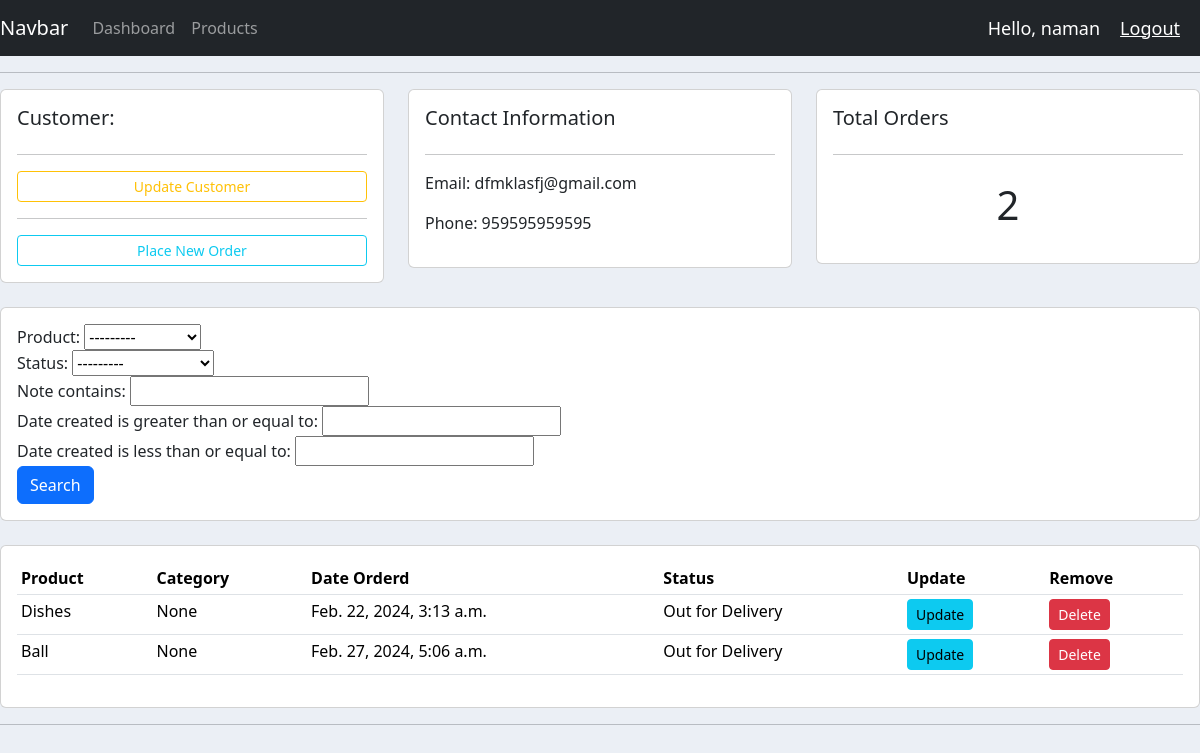
Page /customer/1 (signed in) on the committed database.
### accounts/models.py (models this page shows, shortened)
class Customer(models.Model):
  user = models.OneToOneField(User, blank=True, null=True, on_delete=models.CASCADE)
  name = models.CharField(max_length=200, null=True)
  phone = models.CharField(max_length=200, null=True)
  email = models.CharField(max_length=200, null=True)
  profile_pic = models.ImageField(default="profile-1.webp", null=True, blank=True)
  date_created = models.DateTimeField(auto_now_add=True, null=True)

class Order(models.Model):
  STATUS = (('pending', 'pending'),
            ('Out for Delivery', 'Out for Delivery'),
            ('Delivered', 'Delivered'))
  customer = models.ForeignKey(Customer, null=True, on_delete=models.SET_NULL)
  product = models.ForeignKey(Product, null=True, on_delete=models.SET_NULL)
  date_created = models.DateTimeField(auto_now_add=True, null=True)
  status = models.CharField(max_length=200, null=True, choices=STATUS)
  note = models.CharField(max_length=1000, null=True)

class Product(models.Model):
  CATEGORY = (('indoor', 'indoor'),
              ('outdoor', 'outdoor'))
  name = models.CharField(max_length = 200, null = True)
  price = models.FloatField(null = True)
  category = models.CharField(max_length = 200, null = True, choices=CATEGORY)
  description = models.CharField(max_length=200, null = True, blank=True)
  date_created = models.DateTimeField(auto_now_add=True, null=True)
  tags = models.ManyToManyField(Tag)
  def __str__(self):
    return self.name

### accounts/decorators.py (the view)
    def wrapper_func(request, *args, **kwargs):
      group = None
      if request.user.groups.exists():
        group = request.user.groups.all()[0].name
      if group in allowed_roles:
        return view_func(request, *args, **kwargs)
      else:
        return HttpResponse('You are not authorized to view this page')

### accounts/views.py (called while the page is built)
@login_required(login_url="login")
@admin_only
@allowed_user(allowed_roles=['admin'])
def customers(request, pk_test):
  customer = Customer.objects.get(id=pk_test)
  orders = customer.order_set.all()
  order_count = orders.count()
  myFilter = OrderFilter(request.GET, queryset=orders)
  orders = myFilter.qs
  context = {'customer': customer, 'orders': orders, 'order_count': order_count, 'myFilter': myFilter}
  return render(request, 'accounts/customer.html', context)

### accounts/templates/accounts/customer.html
{%extends 'accounts/main.html'%} {%block content%}
<div class="row">
  <div class="col-md">
    <div class="card card-body">
      <h5>Customer:</h5>
      <hr />
      <a class="btn btn-outline-warning btn-sm btn-block" href=""
        >Update Customer</a
      >
      <hr />
      <a
        class="btn btn-outline-info btn-sm btn-block"
        href="{% url 'create_order' customer.id %}"
        >Place New Order</a
      >
    </div>
  </div>
  <div class="col-md">
    <div class="card card-body">
      <h5>Contact Information</h5>
      <hr />
      <p>Email: {{customer.email}}</p>
      <p>Phone: {{customer.phone}}</p>
    </div>
  </div>
  <div class="col-md">
    <div class="card card-body">
      <h5>Total Orders</h5>
      <hr />
      <h1 style="text-align: center; padding: 10px">{{order_count}}</h1>
    </div>
  </div>
</div>
<br />
<div class="row">
  <div class="col">
    <div class="card card-body">
      <form method="get">
        {{myFilter.form}}
        <button class="btn btn-primary" type="submit">Search</button>
      </form>
    </div>
  </div>
</div>
<br />
<div class="row">
  <div class="col-md">
    <div class="card card-body">
      <table class="table table-sm">
        <tr>
          <th>Product</th>
          <th>Category</th>
          <th>Date Orderd</th>
          <th>Status</th>
          <th>Update</th>
          <th>Remove</th>
        </tr>
        {% for order in orders%}
        <tr>
          <td>{{order.product}}</td>
          <td>{{order.note}}</td>
          <td>{{order.date_created}}</td>
          <td>{{order.status}}</td>
          <td>
            <a
              class="btn btn-sm btn-info"
              href="{% url 'update_order' order.id %}"
              >Update</a
            >
          </td>
          <td>
            <a
              class="btn btn-sm btn-danger"
              href="{% url 'delete_order' order.id %}"
              >Delete</a
            >
          </td>
        </tr>
        {% endfor %}
      </table>
    </div>
  </div>
</div>
{%endblock%}

### accounts/templates/accounts/navbar.html (shortened to what this page needs)
{% load static %}
<nav class="navbar navbar-expand-lg navbar-dark bg-dark">
  <a class="navbar-brand" href="{%url 'home'%}">Navbar</a>
  <div class="collapse navbar-collapse" id="navbarNav">
    <ul class="navbar-nav">
      {% if request.user.is_staff %}
      <li class="nav-item active">
        <a class="nav-link" href="{% url 'home'%}">Dashboard</a>
      </li>
      <li class="nav-item">
        <a class="nav-link" href="{%url 'products'%}">Products</a>
      </li>
      {% else %}
      <li class="nav-item">
        <a class="nav-link" href="{% url 'account' %}">Settings</a>
      </li>
      {% endif %}
    </ul>
  </div>
  <span class="hello-msg">Hello, {{request.user}}</span>
  <span><a class="hello-msg" href="{% url 'logout' %}">Logout</a></span>
</nav>

### static/css/main.css (style rules this page uses)
body { background-color: #ebeff5; }

### accounts/templates/accounts/navbar.html (style rules this page uses)
.hello-msg { font-size: 18px; color: #fff; margin-right: 20px; }

### rows in the picture
Customer: email "dfmklasfj@gmail.com", phone "959595959595"
Order: product "Dishes", note "None", date_created "Feb. 22, 2024, 3:13 a.m.", status "Out for Delivery"
Order: product "Ball", note "None", date_created "Feb. 27, 2024, 5:06 a.m.", status "Out for Delivery"

### other values in the picture
{{ request.user }} "naman"
{{ order_count }} "2"
